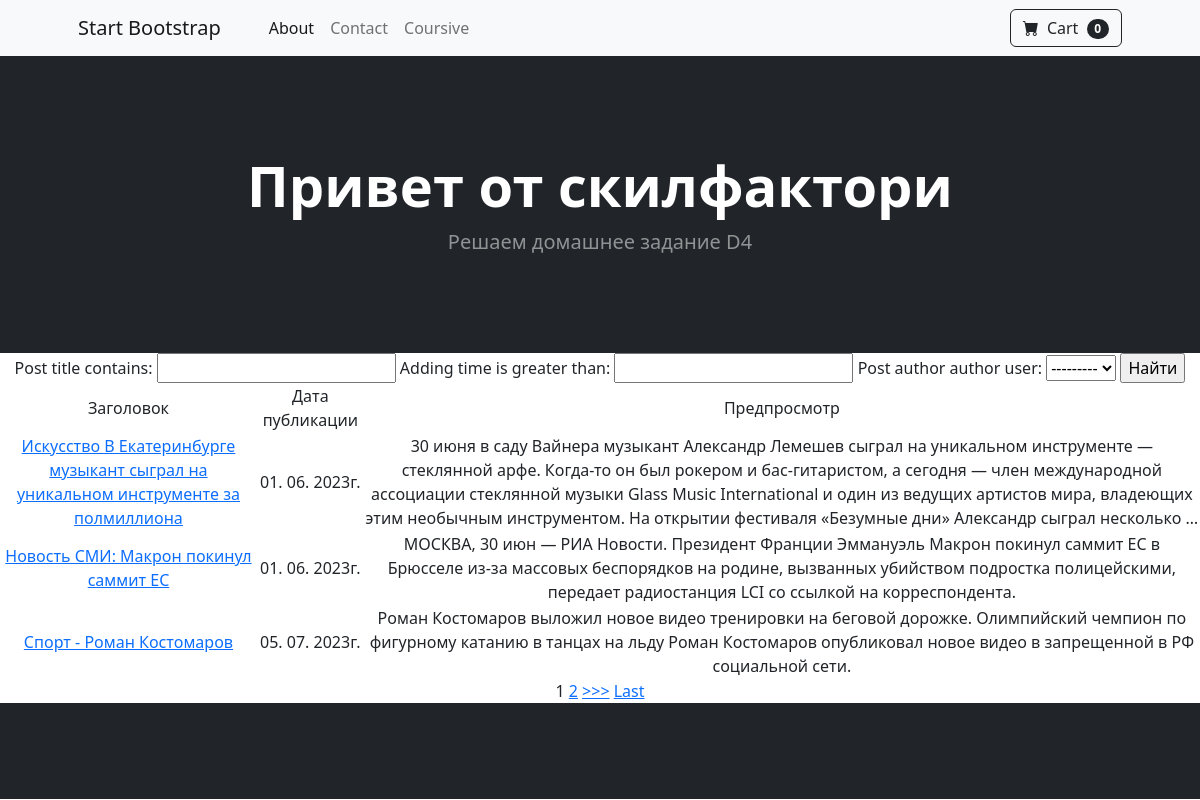
/news/search, run on the app's committed database.
### newsapp/models.py (models this page shows, shortened)
class Post(models.Model):
    article = 'AR'
    news = 'NW'
    CHOICE = [
        (article, 'Статья'),
        (news, 'Новость')
    ]
    category = models.CharField(max_length=2,
                                choices=CHOICE,
                                default=article)
    adding_time = models.DateTimeField(auto_now_add=True)
    post_title = models.CharField(max_length=255)
    post_text = models.TextField()
    post_rating = models.IntegerField(default=0)
    post_author = models.ForeignKey(Author, on_delete=models.CASCADE, related_name='posts')
    post_category = models.ManyToManyField(Category, through='PostCategory')

### newsapp/views.py (the view)
# urls.py: path('search', PostSearch.as_view()),
class PostSearch(ListView):
    model = Post
    template_name = 'post_search.html'
    context_object_name = 'posts'  # имя списка в котором лежат все объекты
    paginate_by = 1
    def get_context_data(self, **kwargs):
        context = super().get_context_data(**kwargs)
        context['filter'] = PostFilter(self.request.GET, queryset=self.get_queryset())
        return context

### newsapp/templatetags/custom_filters.py (called while the page is built)
@register.filter(name='Censor')
def Censor(value):
    negative_words = ['ругательства', 'политика', 'толерантность']
    censored_value = value
    for word in negative_words:
        censored_value = censored_value.replace(word, '*****')
    return censored_value

### templates/post_search.html (shortened to what this page needs)
{% extends 'flatpages/default.html' %}
{% load custom_filters %}
{% block content %}
<form method="GET">
    {{ filter.form }}
    <input type="submit" value="Найти">
</form>
<table>
    <thead>
        <td>
            Заголовок
        </td>
        <td>
            Дата публикации
        </td>
        <td>
            Предпросмотр
        </td>
    </thead>
    {% for post in filter.qs %}
        <tr>
            <td>
                <a href="{{post.id}}"> {{ post.post_title|Censor }}</a>
            </td>
            <td>
                {{ post.adding_time|date:'d. m. Yг.' }}
            </td>
            <td>
                {{ post.post_text|truncatewords:50 }}
            </td>
        </tr>
    {% endfor %}
</table>
{% if is_paginated %}
    {% for num in page_obj.paginator.page_range %}
        {% if page_obj.number == num %}
            <a>{{ num }}</a>
        {% elif num > page_obj.number|add:'-2' and num < page_obj.number|add:'2' %}
            <a href="?page={{ num }}">{{ num }}</a>
        {% endif %}
    {% endfor %}
    {% if page_obj.has_next %}
        <a href="?page={{ page_obj.next_page_number }}">>>></a>
        <a href="?page={{ page_obj.paginator.num_pages }}">Last</a>
    {% endif %}
{% endif %}
{% endblock content %}{

### templates/flatpages/default.html (shortened to what this page needs)
{% load static %}
<!DOCTYPE html>
<html lang="en">
    <head>
        <link href="{% static 'https://cdn.jsdelivr.net/npm/bootstrap-icons@1.5.0/font/bootstrap-icons.css'%} " rel="stylesheet" />
        <link href="{% static 'css/styles.css'%}" rel="stylesheet" />
    </head>
    <body>
        <nav class="navbar navbar-expand-lg navbar-light bg-light">
            <div class="container px-4 px-lg-5">
                <a class="navbar-brand" href="#!">Start Bootstrap</a>
                <div class="collapse navbar-collapse" id="navbarSupportedContent">
                    <ul class="navbar-nav me-auto mb-2 mb-lg-0 ms-lg-4">
                        <li class="nav-item"><a class="nav-link active" aria-current="page" href="/about">About</a></li>
                        <li class="nav-item"><a class="nav-link" href="/contact">Contact</a></li>
                        <li class="nav-item"><a class="nav-link" href="/coursive">Coursive</a></li>
                    </ul>
                    <form class="d-flex">
                        <button class="btn btn-outline-dark" type="submit">
                            <i class="bi-cart-fill me-1"></i>
                            Cart
                            <span class="badge bg-dark text-white ms-1 rounded-pill">0</span>
                        </button>
                    </form>
                </div>
            </div>
        </nav>
        <header class="bg-dark py-5">
            <div class="container px-4 px-lg-5 my-5">
                <div class="text-center text-white">
                    <h1 class="display-4 fw-bolder">Привет от скилфактори</h1>
                    <p class="lead fw-normal text-white-50 mb-0">Решаем домашнее задание D4</p>
                </div>
            </div>
        </header>
        <div style="text-align: center;">
            {% block content%}
            {% endblock content%}
        </div>
        <footer class="py-5 bg-dark">
        </footer>
    </body>
</html>

### data on the page
Post: post_title|Censor "Искусство В Екатеринбурге музыкант сыграл на уникальном инструменте за полмиллиона", adding_time "01. 06. 2023г.", post_text "30 июня в саду Вайнера музыкант Александр Лемешев сыграл на уникальном инструменте — стеклянной арфе. Когда-то он был рокером и бас-гитаристом, а сегодня — член международной ассоциации стеклянной музыки Glass Music International и один из ведущих артистов мира, владеющих этим необычным инструментом. На открытии фестиваля «Безумные дни» Александр сыграл несколько …"
Post: post_title|Censor "Новость СМИ: Макрон покинул саммит ЕС", adding_time "01. 06. 2023г.", post_text "МОСКВА, 30 июн — РИА Новости. Президент Франции Эммануэль Макрон покинул саммит ЕС в Брюсселе из-за массовых беспорядков на родине, вызванных убийством подростка полицейскими, передает радиостанция LCI со ссылкой на корреспондента."
Post: post_title|Censor "Спорт - Роман Костомаров", adding_time "05. 07. 2023г.", post_text "Роман Костомаров выложил новое видео тренировки на беговой дорожке. Олимпийский чемпион по фигурному катанию в танцах на льду Роман Костомаров опубликовал новое видео в запрещенной в РФ социальной сети."

### other printed values
{{ num }} "1"
{{ num }} "2"
